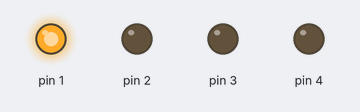
Bench run of a sketch on a simulated Arduino Uno, built with avr-gcc and run on an emulated ATmega328P. Parts: output pins drawn as LEDs (lit = HIGH).

Above: at 0.12 s.
At 0.87 s:
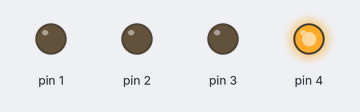
At 1.12 s:
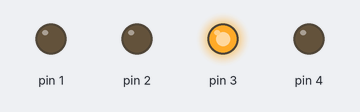
At 2.87 s:
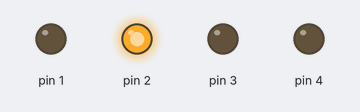
Timing chart, 0 to 3.5 s (numbered marks = the images above):
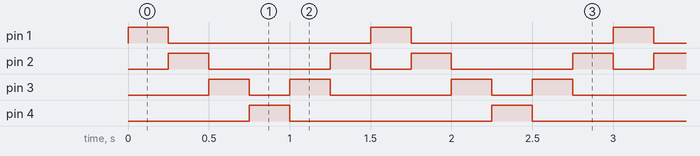

Measured:
- by itself, pin 1, pin 4: alternates HIGH for 0.25 s and LOW for 1.3 s
- by itself, pin 2: repeats every 1.5 s: LOW 0.75 s, HIGH 0.25 s, LOW 0.25 s, HIGH 0.25 s
- by itself, pin 3: repeats every 1.5 s: LOW 0.25 s, HIGH 0.25 s, LOW 0.75 s, HIGH 0.25 s

The sketch:

floatingLed.ino
```cpp
void setup()
{
    pinMode(1, OUTPUT);
    pinMode(2, OUTPUT);
    pinMode(3, OUTPUT);
    pinMode(4, OUTPUT);
}

void loop()
{
    digitalWrite(1, HIGH);
    delay(250);
    digitalWrite(1, LOW);

    digitalWrite(2, HIGH);
    delay(250);
    digitalWrite(2, LOW);

    digitalWrite(3, HIGH);
    delay(250);
    digitalWrite(3, LOW);

    digitalWrite(4, HIGH);
    delay(250);
    digitalWrite(4, LOW);

    digitalWrite(3, HIGH);
    delay(250);
    digitalWrite(3, LOW);

    digitalWrite(2, HIGH);
    delay(250);
    digitalWrite(2, LOW);
}
```
